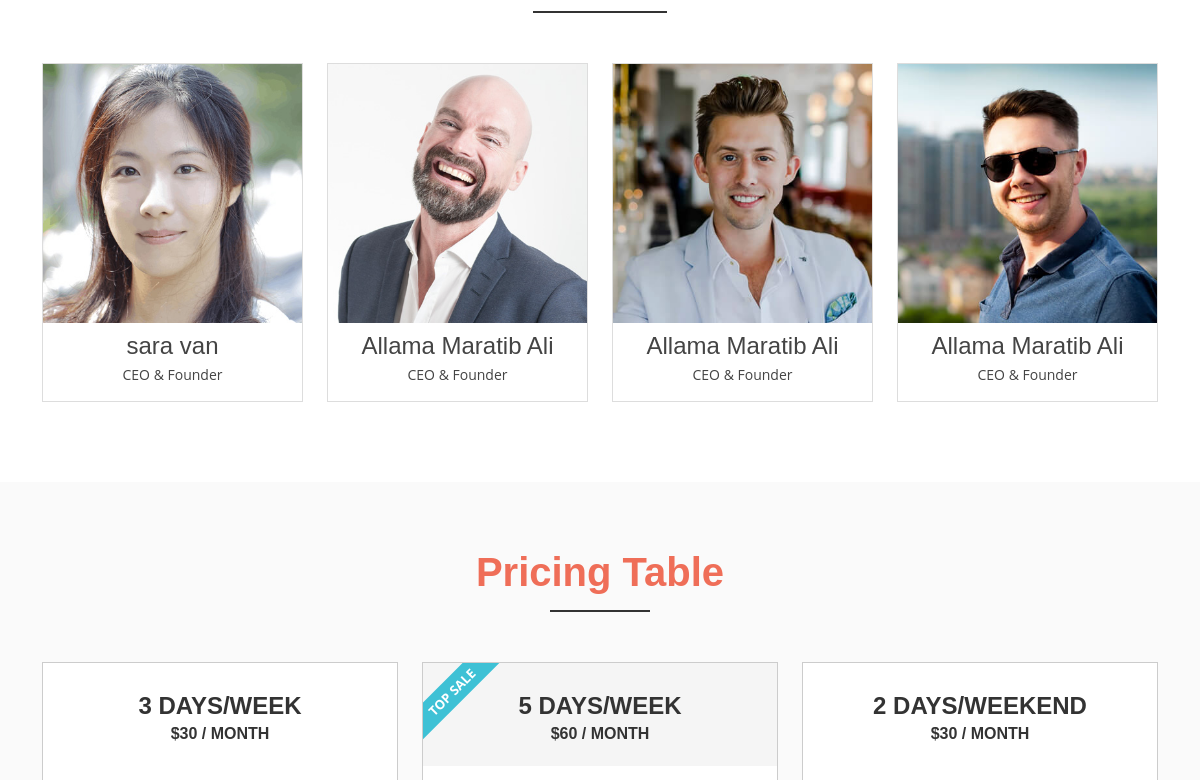
Before: / (middle part) with the older database file.
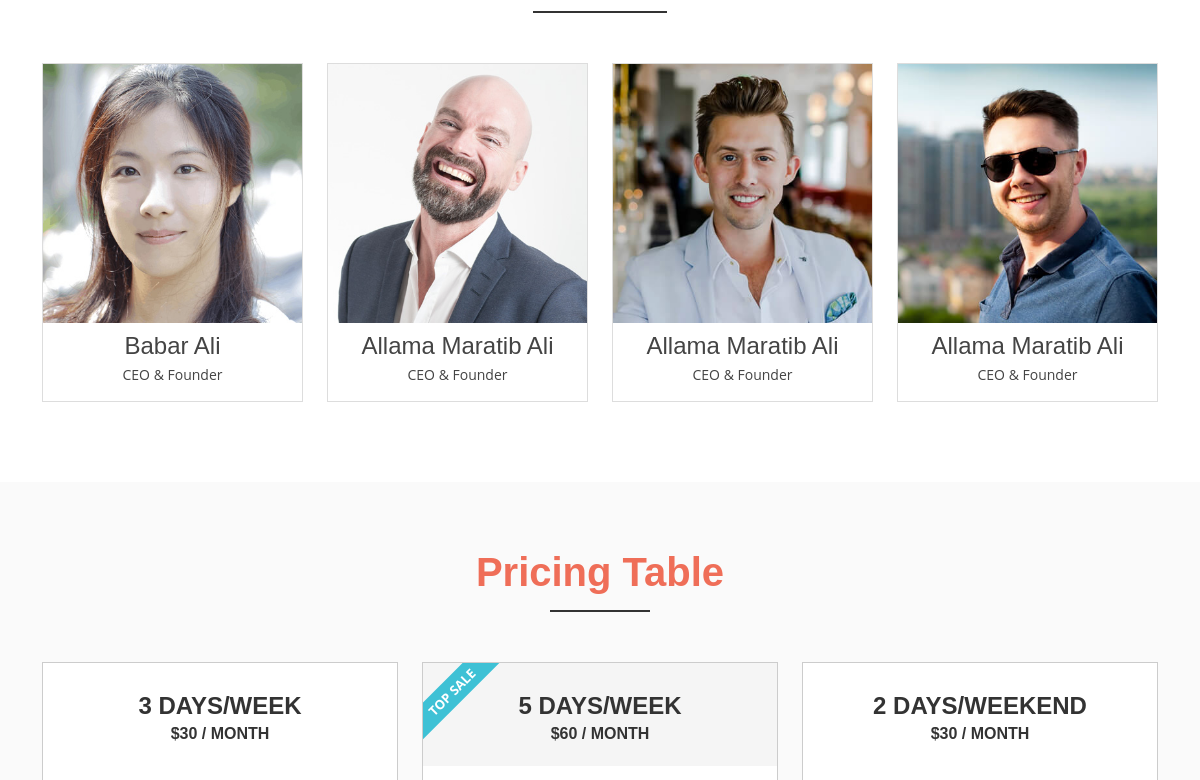
After: the same page with the newer database file.
### Almehdi_Quran_Center/models.py (models this page shows, shortened)
class Team(models.Model):
    t_name=models.CharField(max_length=150)
    t_role=models.CharField(max_length=250)
    t_fb_username=models.CharField(max_length=50)
    t_twitter_username=models.CharField(max_length=50)
    t_insta_username=models.CharField(max_length=50)
    t_img=models.ImageField(upload_to='static/assets/img/team')

### Almehdi_Quran_Center/views.py (the view, shortened to what this page needs)
# urls.py: path('',views.index,name='home'),
def index(request):
    slides=slider.objects.all()
    team=Team.objects.all()
    tesmonial=Tesmonial.objects.all()
    context={
        'slider':slides,
        'team':team,
        'tesmonial':tesmonial,
    }
    return render(request,'index.html',context)

### templates/index.html (shortened to what this page needs)
<!DOCTYPE html>
<html lang="en">
{% load static %}
<head>
  <link href="{% static 'assets/vendor/animate.css/animate.min.css' %}" rel="stylesheet">
  <link href="{% static 'assets/vendor/bootstrap/css/bootstrap.min.css' %}" rel="stylesheet">
  <link href="{% static 'assets/vendor/bootstrap-icons/bootstrap-icons.css' %}" rel="stylesheet">
  <link href="{% static 'assets/vendor/boxicons/css/boxicons.min.css' %}" rel="stylesheet">
  <link href="{% static 'assets/vendor/glightbox/css/glightbox.min.css' %}" rel="stylesheet">
  <link href="{% static 'assets/vendor/swiper/swiper-bundle.min.css' %}" rel="stylesheet">
  <link href="{% static 'assets/css/style.css' %}" rel="stylesheet">
</head>
<body>
  <main id="main">
    <div id="team" class="our-team-area area-padding">
      <div class="container">
        <div class="row">
          <div class="col-md-12 col-sm-12 col-xs-12">
            <div class="section-headline text-center">
            </div>
          </div>
        </div>
        <div class="row">
          {% for member in team|slice:"0:4" %}
          <div class="col-md-3 col-sm-3 col-xs-12">
            <div class="single-team-member">
              <div class="team-img">
                <a href="#">
                  <img src="{{member.t_img}}" alt="">
                </a>
              </div>
              <div class="team-content text-center">
                <h4>{{member.t_name}}</h4>
                <p>{{member.t_role}}</p>
              </div>
            </div>
          </div>
          {% endfor %}
        </div>
      </div>
    </div>
    <div id="pricing" class="pricing-area area-padding">
      <div class="container">
        <div class="row">
          <div class="col-md-12 col-sm-12 col-xs-12">
            <div class="section-headline text-center">
              <h2>Pricing Table</h2>
            </div>
          </div>
        </div>
        <div class="row">
          <div class="col-md-4 col-sm-4 col-xs-12">
            <div class="pri_table_list">
              <h3>3 Days/Week <br /> <span>$30 / month</span></h3>
            </div>
          </div>
          <div class="col-md-4 col-sm-4 col-xs-12">
            <div class="pri_table_list active">
              <span class="saleon">top sale</span>
              <h3>5 Days/Week <br /> <span>$60 / month</span></h3>
            </div>
          </div>
          <div class="col-md-4 col-sm-4 col-xs-12">
            <div class="pri_table_list">
              <h3>2 Days/Weekend <br /> <span>$30 / month</span></h3>
            </div>
          </div>
        </div>
      </div>
    </div>
  </main>
</body>
</html>

### static/assets/css/style.css (style rules this page uses)
html, body { height: 100%; }
img { max-width: 100%; height: auto; }
p { margin: 0 0 15px; color: #444; }
h1, h2, h3, h4, h5, h6 { font-family: "Raleway", sans-serif; margin: 0 0 15px; color: #444; font-weight: 500; }
h2 { font-size: 38px; line-height: 40px; }
h3 { font-size: 30px; line-height: 32px; }
h4 { font-size: 24px; line-height: 26px; }
a { transition: all 0.3s ease 0s; text-decoration: none; }
body { background: #fff none repeat scroll 0 0; color: #444; font-family: "Open Sans", sans-serif; font-size: 14px; text-align: left; overflow-x: hidden; line-height: 22px; }
.area-padding { padding: 70px 0px 80px; }
.section-headline h2 { display: inline-block; font-size: 40px; font-weight: 600; margin-bottom: 70px; position: relative; text-transform: capitalize; }
.section-headline h2::after { border: 1px solid #333; bottom: -20px; content: ""; left: 0; margin: 0 auto; position: absolute; right: 0; width: 40%; }
h2 { text-align: center; color: #ef6e58; }
.single-team-member { border: 1px solid #ddd; }
.team-img { position: relative; }
.team-img > a { display: block; }
.team-img > a::after { background: rgba(0, 0, 0, 0.7); bottom: 0; content: ""; height: 100%; left: 0; position: absolute; transition: all 0.5s ease 0s; width: 100%; opacity: 0; }
.team-content { padding: 10px 0px; }
.team-content > h4, .team-content > p { color: #444; margin-bottom: 5px; }
.pricing-area { background: rgba(0, 0, 0, 0.02) none repeat scroll 0 0; }
.pri_table_list { border: 1px solid #ccc; text-align: center; transition: all 0.4s ease 0s; background: #fff; }
.pri_table_list h3 span { font-size: 16px; }
.pri_table_list > h3 { color: #333; font-size: 24px; font-weight: 700; line-height: 25px; padding: 30px 0 20px; text-transform: uppercase; transition: all 0.4s ease 0s; }
.pri_table_list.active { transition: all 0.4s ease 0s; position: relative; overflow: hidden; }
.saleon { background: #3EC1D5 none repeat scroll 0 0; color: #fff; font-size: 13px; font-weight: 700; left: -26px; padding: 2px 25px; position: absolute; text-transform: uppercase; top: 16px; transform: rotate(-45deg); -webkit-transform: rotate(-45deg); -ms-transform: rotate(-45deg); -o-transform: rotate(-45deg); -moz-transform: rotate(-45deg); }
.active > h3 { background: #f5f5f5 none repeat scroll 0 0; color: #333; transition: all 0.4s ease 0s; }

Changed rows visible on the page:
changed Team: t_name "sara van" → "Babar Ali"
